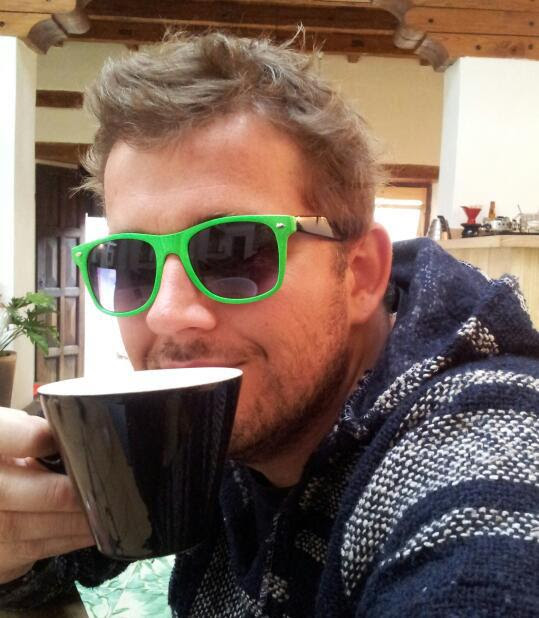
#> input picture data/me.jpg, 539 x 618 px
$ python imtosnd.py   (older library calls are emulated)
#> lines starting #> are read from the running program, lines starting #| are printed output that depends on the picture
## imports
from PIL import Image
import numpy as np
import matplotlib.pyplot as plt
import sounddevice as sd
import scipy.signal as sig

## get image and convert pixels to grayscale normalized between [0, 1]
im = Image.open("data/me.jpg").convert(mode='F')
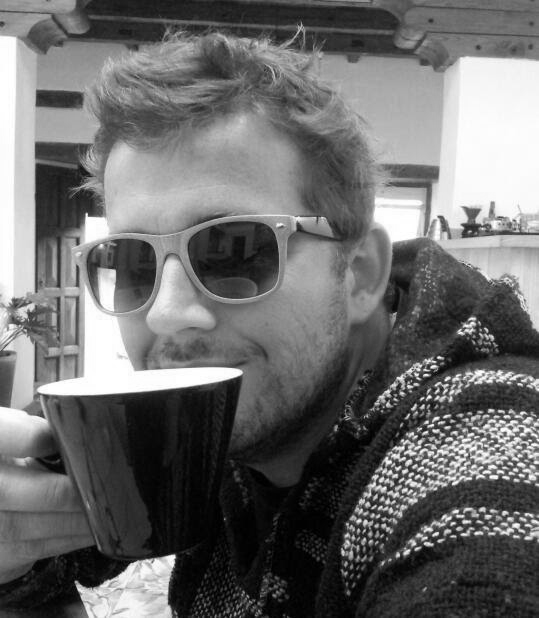
#> im: PIL image 539x618 F; min 0, max 255, mean 108.2
im = np.asarray(im)
#> (the run stopped early here; a loop or call above may not have finished)
